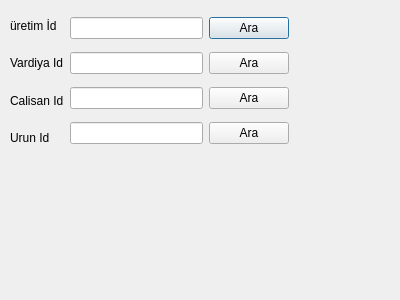
<?xml version="1.0" encoding="UTF-8"?>
<ui version="4.0">
 <class>uretimBilgileri</class>
 <widget class="QDialog" name="uretimBilgileri">
  <property name="geometry">
   <rect>
    <x>0</x>
    <y>0</y>
    <width>400</width>
    <height>300</height>
   </rect>
  </property>
  <property name="windowTitle">
   <string>üretim Bilgileri</string>
  </property>
  <widget class="QWidget" name="">
   <property name="geometry">
    <rect>
     <x>10</x>
     <y>10</y>
     <width>279</width>
     <height>143</height>
    </rect>
   </property>
   <layout class="QHBoxLayout" name="horizontalLayout_2">
    <item>
     <layout class="QHBoxLayout" name="horizontalLayout">
      <item>
       <layout class="QVBoxLayout" name="verticalLayout">
        <item>
         <widget class="QLabel" name="lburetimid">
          <property name="text">
           <string>üretim İd</string>
          </property>
         </widget>
        </item>
        <item>
         <widget class="QLabel" name="lbvardiyaid">
          <property name="text">
           <string>Vardiya Id</string>
          </property>
         </widget>
        </item>
        <item>
         <widget class="QLabel" name="lbcalisanid">
          <property name="text">
           <string>Calisan Id</string>
          </property>
         </widget>
        </item>
        <item>
         <widget class="QLabel" name="lburunid">
          <property name="text">
           <string>Urun Id</string>
          </property>
         </widget>
        </item>
       </layout>
      </item>
      <item>
       <layout class="QVBoxLayout" name="verticalLayout_2">
        <item>
         <widget class="QLineEdit" name="leuretimid"/>
        </item>
        <item>
         <widget class="QLineEdit" name="levardiyaid"/>
        </item>
        <item>
         <widget class="QLineEdit" name="lecalisanid"/>
        </item>
        <item>
         <widget class="QLineEdit" name="leurunid"/>
        </item>
       </layout>
      </item>
     </layout>
    </item>
    <item>
     <layout class="QVBoxLayout" name="verticalLayout_3">
      <item>
       <widget class="QPushButton" name="pburetimidAra">
        <property name="text">
         <string>Ara</string>
        </property>
       </widget>
      </item>
      <item>
       <widget class="QPushButton" name="pbvardiyaidAra">
        <property name="text">
         <string>Ara</string>
        </property>
       </widget>
      </item>
      <item>
       <widget class="QPushButton" name="pbcalisanidAra">
        <property name="text">
         <string>Ara</string>
        </property>
       </widget>
      </item>
      <item>
       <widget class="QPushButton" name="pburunidAra">
        <property name="text">
         <string>Ara</string>
        </property>
       </widget>
      </item>
     </layout>
    </item>
   </layout>
  </widget>
 </widget>
 <resources/>
 <connections/>
</ui>
